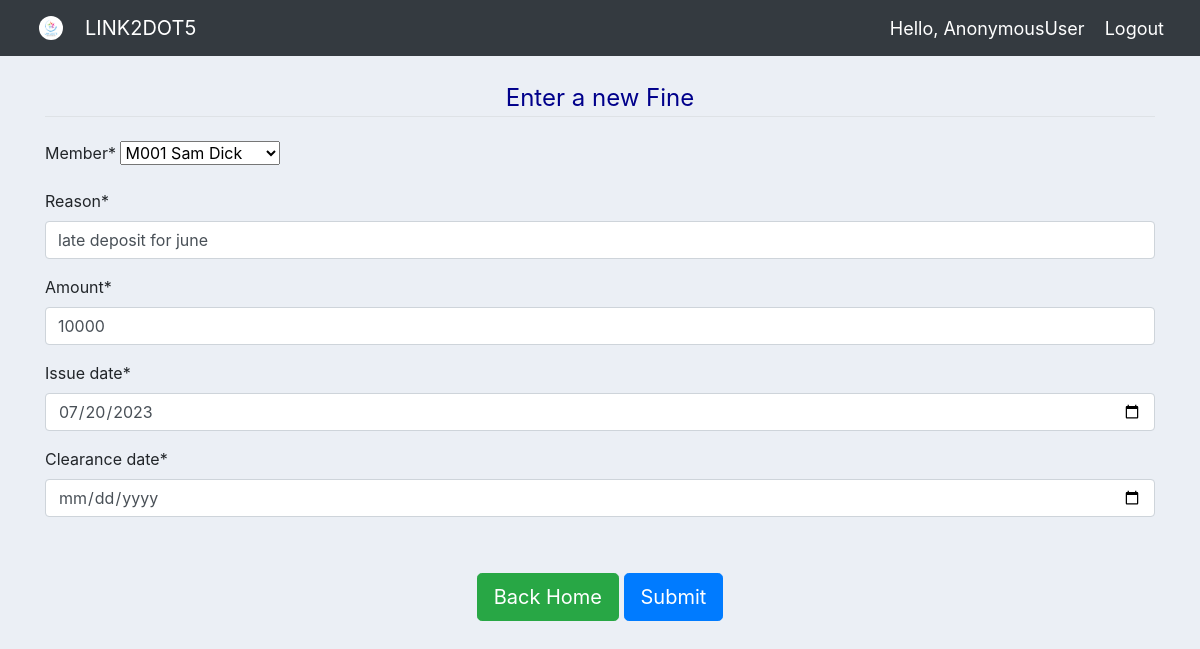
Screenshot of /update_fine/1/ with the database file from the repository.
### link2dot5_app/models.py (models this page shows, shortened)
class Member(models.Model):
    sex_choices = (("Male","male"), ("Female","Female"))
    status_choices = (("Married","Married"),("Single","Single"),
                        ("Windowed","Windowed"),("Divorsed","Divorsed"))
    member_id =models.CharField(max_length=10, primary_key=True )
    full_name = models.CharField(max_length=200, null=False)
    nin = models.CharField(max_length=100)
    occupation=models.CharField(max_length=500)
    sex = models.CharField(max_length=10,choices = sex_choices)
    marital_status = models.CharField(max_length=30, choices=status_choices)
    email = models.EmailField(max_length=100)
    telephone = models.PositiveIntegerField()
    date_of_birth = models.DateField(validators=[MaxValueValidator(datetime.date.today)])
    current_address = models.CharField(max_length=300)
    home_address = models.CharField(max_length=300)
    Registered_date = models.DateTimeField(auto_now_add=True)
    def __str__(self):
        return self.member_id + " " +self.full_name

class Fine(models.Model):
    status_choices = (("paid","paid"), ("unpaid","unpaid"))
    member = models.ForeignKey(Member, on_delete=models.CASCADE)
    reason = models.CharField(max_length=200, null=False)
    amount = models.PositiveIntegerField()
    status = models.CharField(max_length=300, choices = status_choices, default="unpaid")
    issue_date = models.DateField()
    clearance_date = models.DateField(validators=[MinValueValidator(datetime.date.today)])

### link2dot5_app/views.py (the view)
# urls.py: path('update_fine/<int:id>/', views.updateFine, name='update_fine'),
def updateFine(request, id):
    fine = Fine.objects.get(id=id)
    form = FineForm(instance=fine)
    if request.method == "POST":
        form = FineForm(request.POST, instance=fine)
        if form.is_valid():
            form.save()
            return redirect('all_fine')
    context = {'form': form }
    return render(request, 'members/fine_create.html', context)

### link2dot5_app/forms.py
class FineForm(ModelForm):
    issue_date = forms.DateField(widget=forms.widgets.DateInput(
        attrs={'type': 'date'}))
    clearance_date = forms.DateField(widget=forms.widgets.DateInput(
        attrs={'type': 'date'}))
    class Meta:
        model = Fine
        fields = '__all__'
        exclude = ["status"]

### link2dot5_app/templates/members/fine_create.html (shortened to what this page needs)
{% extends 'members/main.html' %}
{% load crispy_forms_tags %}
{% load static %}
{% block content  %}
    <link rel="stylesheet" href="{% static 'css/main.css' %}">
    <div class="container" >
    <br>
    <form method="POST"  action="" >
      <fieldset class="form-group">
          <legend class="border-bottom mb-4" style="color: darkblue; text-align: center;">Enter a new Fine</legend>
          {{ form|crispy }}
      </fieldset><br>
      <div class="form-group" id="signup-button" align="center">
          <a class="btn btn-lg btn-success" href="{% url 'home' %}">Back Home</a>
          <button class="btn btn-lg btn-primary">Submit</button>
      </div>
    </form>
{% endblock content %}

### link2dot5_app/static/css/main.css (style rules this page uses)
body { background-color: #ebeff5; }

### rows the page displays
Member: member "M001 Sam Dick"
Fine: reason "late deposit for june", amount "10000", issue_date "07/20/2023"

### other values shown
{{ request.user }} "AnonymousUser"
